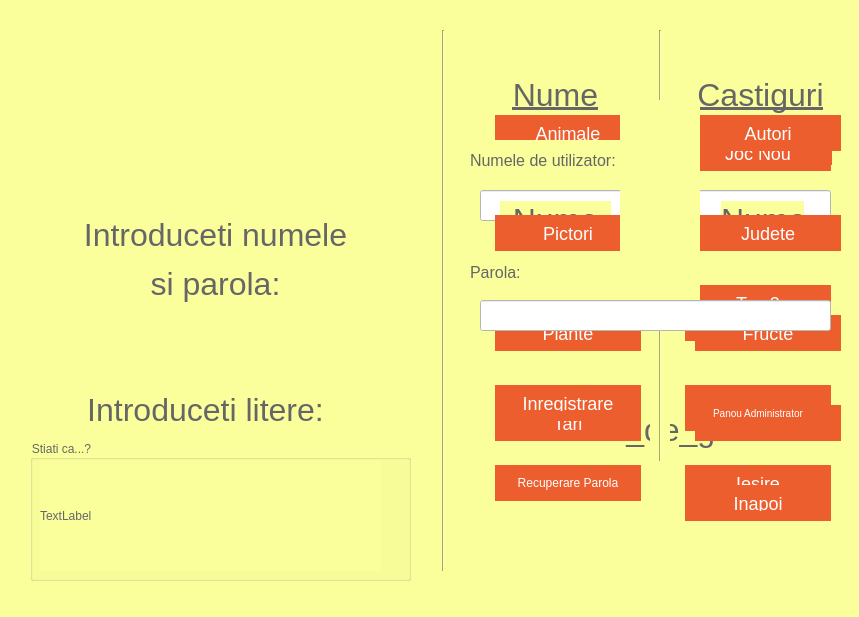
<?xml version="1.0" encoding="UTF-8"?>
<ui version="4.0">
 <class>MainWindow</class>
 <widget class="QMainWindow" name="MainWindow">
  <property name="geometry">
   <rect>
    <x>0</x>
    <y>0</y>
    <width>859</width>
    <height>617</height>
   </rect>
  </property>
  <property name="minimumSize">
   <size>
    <width>859</width>
    <height>617</height>
   </size>
  </property>
  <property name="maximumSize">
   <size>
    <width>859</width>
    <height>617</height>
   </size>
  </property>
  <property name="windowTitle">
   <string>MainWindow</string>
  </property>
  <property name="styleSheet">
   <string notr="true">background:rgb(250, 255, 155);</string>
  </property>
  <widget class="QWidget" name="centralWidget">
   <widget class="QPushButton" name="pushButton">
    <property name="geometry">
     <rect>
      <x>671</x>
      <y>114</y>
      <width>161</width>
      <height>51</height>
     </rect>
    </property>
    <property name="styleSheet">
     <string notr="true">.QPushButton {
font-family: 'Segoe UI', 'Open Sans', Arial, sans-serif;
    color: rgb(255, 255, 255);
    text-decoration: none;
    text-align: center;
    padding: 10px;
    margin: 15px 0px 0px 15px;
    font-size: 18px;
    text-transform: uppercase;
    background: #ED5E2F;
    color: #FFF;
    border: 0px none;
    outline: 0px none;
}

.QPushButton:hover {
  background: #3498db;
  background-image: -webkit-linear-gradient(top, #3498db, #3498db);
  background-image: -moz-linear-gradient(top, #3498db, #3498db);
  background-image: -ms-linear-gradient(top, #3498db, #3498db);
  background-image: -o-linear-gradient(top, #3498db, #3498db);
  background-image: linear-gradient(to bottom, #3498db, #3498db);
  text-decoration: none;
}

.QPushButton:pressed {
    background: #F6A953;
}</string>
    </property>
    <property name="text">
     <string>Joc Nou</string>
    </property>
   </widget>
   <widget class="QPushButton" name="pushButton_2">
    <property name="geometry">
     <rect>
      <x>670</x>
      <y>290</y>
      <width>161</width>
      <height>51</height>
     </rect>
    </property>
    <property name="styleSheet">
     <string notr="true">.QPushButton {
font-family: 'Segoe UI', 'Open Sans', Arial, sans-serif;
    color: rgb(255, 255, 255);
    text-decoration: none;
    text-align: center;
    padding: 10px;
    margin: 15px 0px 0px 15px;
    font-size: 18px;
    text-transform: uppercase;
    background: #ED5E2F;
    color: #FFF;
    border: 0px none;
    outline: 0px none;
}

.QPushButton:hover {
  background: #3498db;
  background-image: -webkit-linear-gradient(top, #3498db, #3498db);
  background-image: -moz-linear-gradient(top, #3498db, #3498db);
  background-image: -ms-linear-gradient(top, #3498db, #3498db);
  background-image: -o-linear-gradient(top, #3498db, #3498db);
  background-image: linear-gradient(to bottom, #3498db, #3498db);
  text-decoration: none;
}

.QPushButton:pressed {
    background: #F6A953;
}</string>
    </property>
    <property name="text">
     <string>Iesire</string>
    </property>
   </widget>
   <widget class="QLabel" name="label">
    <property name="geometry">
     <rect>
      <x>50</x>
      <y>30</y>
      <width>371</width>
      <height>181</height>
     </rect>
    </property>
    <property name="styleSheet">
     <string notr="true">text-decoration: none;
        color: #666;
        position: absolute;
         
        -webkit-mask-image: -webkit-gradient(linear, left top, left bottom, from(rgba(0,0,0,1)), color-stop(50%, rgba(0,0,0,.5)), to(rgba(0,0,0,1)));</string>
    </property>
    <property name="text">
     <string>&lt;html&gt;&lt;head/&gt;&lt;body&gt;&lt;p align=&quot;center&quot;&gt;&lt;span style=&quot; font-size:36pt; color:#666666;&quot;&gt;Spanzuratoarea&lt;/span&gt;&lt;/p&gt;&lt;/body&gt;&lt;/html&gt;</string>
    </property>
   </widget>
   <widget class="Line" name="line">
    <property name="geometry">
     <rect>
      <x>433</x>
      <y>30</y>
      <width>20</width>
      <height>541</height>
     </rect>
    </property>
    <property name="orientation">
     <enum>Qt::Vertical</enum>
    </property>
   </widget>
   <widget class="QLineEdit" name="lineEdit">
    <property name="geometry">
     <rect>
      <x>480</x>
      <y>190</y>
      <width>351</width>
      <height>31</height>
     </rect>
    </property>
    <property name="styleSheet">
     <string notr="true">Background: #ffffff;
Color: #rgb(52, 52, 52);
font-family: Droid Sans;</string>
    </property>
    <property name="text">
     <string/>
    </property>
   </widget>
   <widget class="QPushButton" name="pushButton_3">
    <property name="geometry">
     <rect>
      <x>670</x>
      <y>370</y>
      <width>161</width>
      <height>51</height>
     </rect>
    </property>
    <property name="styleSheet">
     <string notr="true">.QPushButton {
font-family: 'Segoe UI', 'Open Sans', Arial, sans-serif;
    color: rgb(255, 255, 255);
    text-decoration: none;
    text-align: center;
    padding: 10px;
    margin: 15px 0px 0px 15px;
    font-size: 18px;
    text-transform: uppercase;
    background: #ED5E2F;
    color: #FFF;
    border: 0px none;
    outline: 0px none;
}

.QPushButton:hover {
  background: #3498db;
  background-image: -webkit-linear-gradient(top, #3498db, #3498db);
  background-image: -moz-linear-gradient(top, #3498db, #3498db);
  background-image: -ms-linear-gradient(top, #3498db, #3498db);
  background-image: -o-linear-gradient(top, #3498db, #3498db);
  background-image: linear-gradient(to bottom, #3498db, #3498db);
  text-decoration: none;
}

.QPushButton:pressed {
    background: #F6A953;
}</string>
    </property>
    <property name="text">
     <string>OK</string>
    </property>
   </widget>
   <widget class="QLabel" name="label_2">
    <property name="geometry">
     <rect>
      <x>30</x>
      <y>170</y>
      <width>371</width>
      <height>181</height>
     </rect>
    </property>
    <property name="styleSheet">
     <string notr="true">text-decoration: none;
        color: #666;
        position: absolute;</string>
    </property>
    <property name="text">
     <string>&lt;html&gt;&lt;head/&gt;&lt;body&gt;&lt;p align=&quot;center&quot;&gt;&lt;span style=&quot; font-size:24pt; color:#666666;&quot;&gt;Introduceti numele&lt;/span&gt;&lt;/p&gt;&lt;p align=&quot;center&quot;&gt;&lt;span style=&quot; font-size:24pt; color:#666666;&quot;&gt;si parola:&lt;/span&gt;&lt;/p&gt;&lt;/body&gt;&lt;/html&gt;</string>
    </property>
   </widget>
   <widget class="QPushButton" name="pushButton_4">
    <property name="geometry">
     <rect>
      <x>670</x>
      <y>120</y>
      <width>161</width>
      <height>51</height>
     </rect>
    </property>
    <property name="styleSheet">
     <string notr="true">.QPushButton {
font-family: 'Segoe UI', 'Open Sans', Arial, sans-serif;
    color: rgb(255, 255, 255);
    text-decoration: none;
    text-align: center;
    padding: 10px;
    margin: 15px 0px 0px 15px;
    font-size: 18px;
    text-transform: uppercase;
    background: #ED5E2F;
    color: #FFF;
    border: 0px none;
    outline: 0px none;
}

.QPushButton:hover {
  background: #3498db;
  background-image: -webkit-linear-gradient(top, #3498db, #3498db);
  background-image: -moz-linear-gradient(top, #3498db, #3498db);
  background-image: -ms-linear-gradient(top, #3498db, #3498db);
  background-image: -o-linear-gradient(top, #3498db, #3498db);
  background-image: linear-gradient(to bottom, #3498db, #3498db);
  text-decoration: none;
}

.QPushButton:pressed {
    background: #F6A953;
}</string>
    </property>
    <property name="text">
     <string>Joc Nou</string>
    </property>
   </widget>
   <widget class="QPushButton" name="butstatistici">
    <property name="geometry">
     <rect>
      <x>670</x>
      <y>200</y>
      <width>161</width>
      <height>51</height>
     </rect>
    </property>
    <property name="styleSheet">
     <string notr="true">.QPushButton {
font-family: 'Segoe UI', 'Open Sans', Arial, sans-serif;
    color: rgb(255, 255, 255);
    text-decoration: none;
    text-align: center;
    padding: 10px;
    margin: 15px 0px 0px 15px;
    font-size: 18px;
    text-transform: uppercase;
    background: #ED5E2F;
    color: #FFF;
    border: 0px none;
    outline: 0px none;
}

.QPushButton:hover {
  background: #3498db;
  background-image: -webkit-linear-gradient(top, #3498db, #3498db);
  background-image: -moz-linear-gradient(top, #3498db, #3498db);
  background-image: -ms-linear-gradient(top, #3498db, #3498db);
  background-image: -o-linear-gradient(top, #3498db, #3498db);
  background-image: linear-gradient(to bottom, #3498db, #3498db);
  text-decoration: none;
}

.QPushButton:pressed {
    background: #F6A953;
}</string>
    </property>
    <property name="text">
     <string>Statistici</string>
    </property>
   </widget>
   <widget class="QPushButton" name="buttop3">
    <property name="geometry">
     <rect>
      <x>670</x>
      <y>270</y>
      <width>161</width>
      <height>51</height>
     </rect>
    </property>
    <property name="styleSheet">
     <string notr="true">.QPushButton {
font-family: 'Segoe UI', 'Open Sans', Arial, sans-serif;
    color: rgb(255, 255, 255);
    text-decoration: none;
    text-align: center;
    padding: 10px;
    margin: 15px 0px 0px 15px;
    font-size: 18px;
    text-transform: uppercase;
    background: #ED5E2F;
    color: #FFF;
    border: 0px none;
    outline: 0px none;
}

.QPushButton:hover {
  background: #3498db;
  background-image: -webkit-linear-gradient(top, #3498db, #3498db);
  background-image: -moz-linear-gradient(top, #3498db, #3498db);
  background-image: -ms-linear-gradient(top, #3498db, #3498db);
  background-image: -o-linear-gradient(top, #3498db, #3498db);
  background-image: linear-gradient(to bottom, #3498db, #3498db);
  text-decoration: none;
}

.QPushButton:pressed {
    background: #F6A953;
}</string>
    </property>
    <property name="text">
     <string>Top 3</string>
    </property>
   </widget>
   <widget class="QPushButton" name="pushButton_8">
    <property name="geometry">
     <rect>
      <x>670</x>
      <y>450</y>
      <width>161</width>
      <height>51</height>
     </rect>
    </property>
    <property name="styleSheet">
     <string notr="true">.QPushButton {
font-family: 'Segoe UI', 'Open Sans', Arial, sans-serif;
    color: rgb(255, 255, 255);
    text-decoration: none;
    text-align: center;
    padding: 10px;
    margin: 15px 0px 0px 15px;
    font-size: 18px;
    text-transform: uppercase;
    background: #ED5E2F;
    color: #FFF;
    border: 0px none;
    outline: 0px none;
}

.QPushButton:hover {
  background: #3498db;
  background-image: -webkit-linear-gradient(top, #3498db, #3498db);
  background-image: -moz-linear-gradient(top, #3498db, #3498db);
  background-image: -ms-linear-gradient(top, #3498db, #3498db);
  background-image: -o-linear-gradient(top, #3498db, #3498db);
  background-image: linear-gradient(to bottom, #3498db, #3498db);
  text-decoration: none;
}

.QPushButton:pressed {
    background: #F6A953;
}</string>
    </property>
    <property name="text">
     <string>Iesire</string>
    </property>
   </widget>
   <widget class="Line" name="line_2">
    <property name="geometry">
     <rect>
      <x>650</x>
      <y>30</y>
      <width>20</width>
      <height>431</height>
     </rect>
    </property>
    <property name="orientation">
     <enum>Qt::Vertical</enum>
    </property>
   </widget>
   <widget class="QLabel" name="stat1">
    <property name="geometry">
     <rect>
      <x>500</x>
      <y>70</y>
      <width>111</width>
      <height>51</height>
     </rect>
    </property>
    <property name="styleSheet">
     <string notr="true">text-decoration: none;
        color: #666;
        position: absolute;</string>
    </property>
    <property name="text">
     <string>&lt;html&gt;&lt;head/&gt;&lt;body&gt;&lt;p align=&quot;center&quot;&gt;&lt;span style=&quot; font-size:24pt; text-decoration: underline;&quot;&gt;Nume&lt;/span&gt;&lt;/p&gt;&lt;/body&gt;&lt;/html&gt;</string>
    </property>
   </widget>
   <widget class="QLabel" name="stat1_2">
    <property name="geometry">
     <rect>
      <x>690</x>
      <y>70</y>
      <width>141</width>
      <height>51</height>
     </rect>
    </property>
    <property name="styleSheet">
     <string notr="true">text-decoration: none;
        color: #666;
        position: absolute;</string>
    </property>
    <property name="text">
     <string>&lt;html&gt;&lt;head/&gt;&lt;body&gt;&lt;p align=&quot;center&quot;&gt;&lt;span style=&quot; font-size:24pt; text-decoration: underline;&quot;&gt;Castiguri&lt;/span&gt;&lt;/p&gt;&lt;/body&gt;&lt;/html&gt;</string>
    </property>
   </widget>
   <widget class="QLabel" name="statnume">
    <property name="geometry">
     <rect>
      <x>500</x>
      <y>201</y>
      <width>111</width>
      <height>39</height>
     </rect>
    </property>
    <property name="styleSheet">
     <string notr="true">text-decoration: none;
        color: #666;
        position: absolute;</string>
    </property>
    <property name="text">
     <string>&lt;html&gt;&lt;head/&gt;&lt;body&gt;&lt;p align=&quot;center&quot;&gt;&lt;span style=&quot; font-size:24pt; text-decoration: underline;&quot;&gt;Nume&lt;/span&gt;&lt;/p&gt;&lt;/body&gt;&lt;/html&gt;</string>
    </property>
   </widget>
   <widget class="QLabel" name="statnume_2">
    <property name="geometry">
     <rect>
      <x>511</x>
      <y>300</y>
      <width>83</width>
      <height>39</height>
     </rect>
    </property>
    <property name="styleSheet">
     <string notr="true">text-decoration: none;
        color: #666;
        position: absolute;</string>
    </property>
    <property name="text">
     <string>&lt;html&gt;&lt;head/&gt;&lt;body&gt;&lt;p align=&quot;center&quot;&gt;&lt;span style=&quot; font-size:24pt; text-decoration: underline;&quot;&gt;Nume&lt;/span&gt;&lt;/p&gt;&lt;/body&gt;&lt;/html&gt;</string>
    </property>
   </widget>
   <widget class="QLabel" name="statnume_3">
    <property name="geometry">
     <rect>
      <x>511</x>
      <y>399</y>
      <width>83</width>
      <height>39</height>
     </rect>
    </property>
    <property name="styleSheet">
     <string notr="true">text-decoration: none;
        color: #666;
        position: absolute;</string>
    </property>
    <property name="text">
     <string>&lt;html&gt;&lt;head/&gt;&lt;body&gt;&lt;p align=&quot;center&quot;&gt;&lt;span style=&quot; font-size:24pt; text-decoration: underline;&quot;&gt;Nume&lt;/span&gt;&lt;/p&gt;&lt;/body&gt;&lt;/html&gt;</string>
    </property>
   </widget>
   <widget class="QLabel" name="statwins">
    <property name="geometry">
     <rect>
      <x>721</x>
      <y>201</y>
      <width>83</width>
      <height>39</height>
     </rect>
    </property>
    <property name="styleSheet">
     <string notr="true">text-decoration: none;
        color: #666;
        position: absolute;</string>
    </property>
    <property name="text">
     <string>&lt;html&gt;&lt;head/&gt;&lt;body&gt;&lt;p align=&quot;center&quot;&gt;&lt;span style=&quot; font-size:24pt; text-decoration: underline;&quot;&gt;Nume&lt;/span&gt;&lt;/p&gt;&lt;/body&gt;&lt;/html&gt;</string>
    </property>
   </widget>
   <widget class="QLabel" name="statwins_2">
    <property name="geometry">
     <rect>
      <x>721</x>
      <y>300</y>
      <width>83</width>
      <height>39</height>
     </rect>
    </property>
    <property name="styleSheet">
     <string notr="true">text-decoration: none;
        color: #666;
        position: absolute;</string>
    </property>
    <property name="text">
     <string>&lt;html&gt;&lt;head/&gt;&lt;body&gt;&lt;p align=&quot;center&quot;&gt;&lt;span style=&quot; font-size:24pt; text-decoration: underline;&quot;&gt;Nume&lt;/span&gt;&lt;/p&gt;&lt;/body&gt;&lt;/html&gt;</string>
    </property>
   </widget>
   <widget class="QLabel" name="statwins_3">
    <property name="geometry">
     <rect>
      <x>721</x>
      <y>399</y>
      <width>83</width>
      <height>39</height>
     </rect>
    </property>
    <property name="styleSheet">
     <string notr="true">text-decoration: none;
        color: #666;
        position: absolute;</string>
    </property>
    <property name="text">
     <string>&lt;html&gt;&lt;head/&gt;&lt;body&gt;&lt;p align=&quot;center&quot;&gt;&lt;span style=&quot; font-size:24pt; text-decoration: underline;&quot;&gt;Nume&lt;/span&gt;&lt;/p&gt;&lt;/body&gt;&lt;/html&gt;</string>
    </property>
   </widget>
   <widget class="QPushButton" name="butback">
    <property name="geometry">
     <rect>
      <x>670</x>
      <y>470</y>
      <width>161</width>
      <height>51</height>
     </rect>
    </property>
    <property name="styleSheet">
     <string notr="true">.QPushButton {
font-family: 'Segoe UI', 'Open Sans', Arial, sans-serif;
    color: rgb(255, 255, 255);
    text-decoration: none;
    text-align: center;
    padding: 10px;
    margin: 15px 0px 0px 15px;
    font-size: 18px;
    text-transform: uppercase;
    background: #ED5E2F;
    color: #FFF;
    border: 0px none;
    outline: 0px none;
}

.QPushButton:hover {
  background: #3498db;
  background-image: -webkit-linear-gradient(top, #3498db, #3498db);
  background-image: -moz-linear-gradient(top, #3498db, #3498db);
  background-image: -ms-linear-gradient(top, #3498db, #3498db);
  background-image: -o-linear-gradient(top, #3498db, #3498db);
  background-image: linear-gradient(to bottom, #3498db, #3498db);
  text-decoration: none;
}

.QPushButton:pressed {
    background: #F6A953;
}</string>
    </property>
    <property name="text">
     <string>Inapoi</string>
    </property>
   </widget>
   <widget class="QPushButton" name="catanim">
    <property name="geometry">
     <rect>
      <x>480</x>
      <y>100</y>
      <width>161</width>
      <height>51</height>
     </rect>
    </property>
    <property name="styleSheet">
     <string notr="true">.QPushButton {
font-family: 'Segoe UI', 'Open Sans', Arial, sans-serif;
    color: rgb(255, 255, 255);
    text-decoration: none;
    text-align: center;
    padding: 10px;
    margin: 15px 0px 0px 15px;
    font-size: 18px;
    text-transform: uppercase;
    background: #ED5E2F;
    color: #FFF;
    border: 0px none;
    outline: 0px none;
}

.QPushButton:hover {
  background: #3498db;
  background-image: -webkit-linear-gradient(top, #3498db, #3498db);
  background-image: -moz-linear-gradient(top, #3498db, #3498db);
  background-image: -ms-linear-gradient(top, #3498db, #3498db);
  background-image: -o-linear-gradient(top, #3498db, #3498db);
  background-image: linear-gradient(to bottom, #3498db, #3498db);
  text-decoration: none;
}

.QPushButton:pressed {
    background: #F6A953;
}</string>
    </property>
    <property name="text">
     <string>Animale</string>
    </property>
   </widget>
   <widget class="QPushButton" name="cataut">
    <property name="geometry">
     <rect>
      <x>680</x>
      <y>100</y>
      <width>161</width>
      <height>51</height>
     </rect>
    </property>
    <property name="styleSheet">
     <string notr="true">.QPushButton {
font-family: 'Segoe UI', 'Open Sans', Arial, sans-serif;
    color: rgb(255, 255, 255);
    text-decoration: none;
    text-align: center;
    padding: 10px;
    margin: 15px 0px 0px 15px;
    font-size: 18px;
    text-transform: uppercase;
    background: #ED5E2F;
    color: #FFF;
    border: 0px none;
    outline: 0px none;
}

.QPushButton:hover {
  background: #3498db;
  background-image: -webkit-linear-gradient(top, #3498db, #3498db);
  background-image: -moz-linear-gradient(top, #3498db, #3498db);
  background-image: -ms-linear-gradient(top, #3498db, #3498db);
  background-image: -o-linear-gradient(top, #3498db, #3498db);
  background-image: linear-gradient(to bottom, #3498db, #3498db);
  text-decoration: none;
}

.QPushButton:pressed {
    background: #F6A953;
}</string>
    </property>
    <property name="text">
     <string>Autori</string>
    </property>
   </widget>
   <widget class="QPushButton" name="catpict">
    <property name="geometry">
     <rect>
      <x>480</x>
      <y>200</y>
      <width>161</width>
      <height>51</height>
     </rect>
    </property>
    <property name="styleSheet">
     <string notr="true">.QPushButton {
font-family: 'Segoe UI', 'Open Sans', Arial, sans-serif;
    color: rgb(255, 255, 255);
    text-decoration: none;
    text-align: center;
    padding: 10px;
    margin: 15px 0px 0px 15px;
    font-size: 18px;
    text-transform: uppercase;
    background: #ED5E2F;
    color: #FFF;
    border: 0px none;
    outline: 0px none;
}

.QPushButton:hover {
  background: #3498db;
  background-image: -webkit-linear-gradient(top, #3498db, #3498db);
  background-image: -moz-linear-gradient(top, #3498db, #3498db);
  background-image: -ms-linear-gradient(top, #3498db, #3498db);
  background-image: -o-linear-gradient(top, #3498db, #3498db);
  background-image: linear-gradient(to bottom, #3498db, #3498db);
  text-decoration: none;
}

.QPushButton:pressed {
    background: #F6A953;
}</string>
    </property>
    <property name="text">
     <string>Pictori</string>
    </property>
   </widget>
   <widget class="QPushButton" name="catjud">
    <property name="geometry">
     <rect>
      <x>680</x>
      <y>200</y>
      <width>161</width>
      <height>51</height>
     </rect>
    </property>
    <property name="styleSheet">
     <string notr="true">.QPushButton {
font-family: 'Segoe UI', 'Open Sans', Arial, sans-serif;
    color: rgb(255, 255, 255);
    text-decoration: none;
    text-align: center;
    padding: 10px;
    margin: 15px 0px 0px 15px;
    font-size: 18px;
    text-transform: uppercase;
    background: #ED5E2F;
    color: #FFF;
    border: 0px none;
    outline: 0px none;
}

.QPushButton:hover {
  background: #3498db;
  background-image: -webkit-linear-gradient(top, #3498db, #3498db);
  background-image: -moz-linear-gradient(top, #3498db, #3498db);
  background-image: -ms-linear-gradient(top, #3498db, #3498db);
  background-image: -o-linear-gradient(top, #3498db, #3498db);
  background-image: linear-gradient(to bottom, #3498db, #3498db);
  text-decoration: none;
}

.QPushButton:pressed {
    background: #F6A953;
}</string>
    </property>
    <property name="text">
     <string>Judete</string>
    </property>
   </widget>
   <widget class="QPushButton" name="catplant">
    <property name="geometry">
     <rect>
      <x>480</x>
      <y>300</y>
      <width>161</width>
      <height>51</height>
     </rect>
    </property>
    <property name="styleSheet">
     <string notr="true">.QPushButton {
font-family: 'Segoe UI', 'Open Sans', Arial, sans-serif;
    color: rgb(255, 255, 255);
    text-decoration: none;
    text-align: center;
    padding: 10px;
    margin: 15px 0px 0px 15px;
    font-size: 18px;
    text-transform: uppercase;
    background: #ED5E2F;
    color: #FFF;
    border: 0px none;
    outline: 0px none;
}

.QPushButton:hover {
  background: #3498db;
  background-image: -webkit-linear-gradient(top, #3498db, #3498db);
  background-image: -moz-linear-gradient(top, #3498db, #3498db);
  background-image: -ms-linear-gradient(top, #3498db, #3498db);
  background-image: -o-linear-gradient(top, #3498db, #3498db);
  background-image: linear-gradient(to bottom, #3498db, #3498db);
  text-decoration: none;
}

.QPushButton:pressed {
    background: #F6A953;
}</string>
    </property>
    <property name="text">
     <string>Plante</string>
    </property>
   </widget>
   <widget class="QPushButton" name="catfruct">
    <property name="geometry">
     <rect>
      <x>680</x>
      <y>300</y>
      <width>161</width>
      <height>51</height>
     </rect>
    </property>
    <property name="styleSheet">
     <string notr="true">.QPushButton {
font-family: 'Segoe UI', 'Open Sans', Arial, sans-serif;
    color: rgb(255, 255, 255);
    text-decoration: none;
    text-align: center;
    padding: 10px;
    margin: 15px 0px 0px 15px;
    font-size: 18px;
    text-transform: uppercase;
    background: #ED5E2F;
    color: #FFF;
    border: 0px none;
    outline: 0px none;
}

.QPushButton:hover {
  background: #3498db;
  background-image: -webkit-linear-gradient(top, #3498db, #3498db);
  background-image: -moz-linear-gradient(top, #3498db, #3498db);
  background-image: -ms-linear-gradient(top, #3498db, #3498db);
  background-image: -o-linear-gradient(top, #3498db, #3498db);
  background-image: linear-gradient(to bottom, #3498db, #3498db);
  text-decoration: none;
}

.QPushButton:pressed {
    background: #F6A953;
}</string>
    </property>
    <property name="text">
     <string>Fructe</string>
    </property>
   </widget>
   <widget class="QPushButton" name="cattari">
    <property name="enabled">
     <bool>true</bool>
    </property>
    <property name="geometry">
     <rect>
      <x>480</x>
      <y>390</y>
      <width>161</width>
      <height>51</height>
     </rect>
    </property>
    <property name="styleSheet">
     <string notr="true">.QPushButton {
font-family: 'Segoe UI', 'Open Sans', Arial, sans-serif;
    color: rgb(255, 255, 255);
    text-decoration: none;
    text-align: center;
    padding: 10px;
    margin: 15px 0px 0px 15px;
    font-size: 18px;
    text-transform: uppercase;
    background: #ED5E2F;
    color: #FFF;
    border: 0px none;
    outline: 0px none;
}

.QPushButton:hover {
  background: #3498db;
  background-image: -webkit-linear-gradient(top, #3498db, #3498db);
  background-image: -moz-linear-gradient(top, #3498db, #3498db);
  background-image: -ms-linear-gradient(top, #3498db, #3498db);
  background-image: -o-linear-gradient(top, #3498db, #3498db);
  background-image: linear-gradient(to bottom, #3498db, #3498db);
  text-decoration: none;
}

.QPushButton:pressed {
    background: #F6A953;
}</string>
    </property>
    <property name="text">
     <string>Tari</string>
    </property>
   </widget>
   <widget class="QLineEdit" name="lineEdit_3">
    <property name="geometry">
     <rect>
      <x>40</x>
      <y>440</y>
      <width>351</width>
      <height>31</height>
     </rect>
    </property>
    <property name="styleSheet">
     <string notr="true">Background: #ffffff;
Color: #rgb(52, 52, 52);
font-family: Droid Sans;</string>
    </property>
    <property name="text">
     <string/>
    </property>
   </widget>
   <widget class="QLabel" name="label_3">
    <property name="geometry">
     <rect>
      <x>20</x>
      <y>390</y>
      <width>371</width>
      <height>41</height>
     </rect>
    </property>
    <property name="styleSheet">
     <string notr="true">text-decoration: none;
        color: #666;
        position: absolute;</string>
    </property>
    <property name="text">
     <string>&lt;html&gt;&lt;head/&gt;&lt;body&gt;&lt;p align=&quot;center&quot;&gt;&lt;span style=&quot; font-size:24pt; color:#666666;&quot;&gt;Introduceti litere:&lt;/span&gt;&lt;/p&gt;&lt;/body&gt;&lt;/html&gt;</string>
    </property>
   </widget>
   <widget class="QLabel" name="label_4">
    <property name="geometry">
     <rect>
      <x>500</x>
      <y>400</y>
      <width>331</width>
      <height>61</height>
     </rect>
    </property>
    <property name="styleSheet">
     <string notr="true">text-decoration: none;
        color: #666;
        position: absolute;</string>
    </property>
    <property name="text">
     <string>&lt;html&gt;&lt;head/&gt;&lt;body&gt;&lt;p&gt;&lt;span style=&quot; font-size:24pt;&quot;&gt;Cuvantul_de_ghicit&lt;/span&gt;&lt;/p&gt;&lt;/body&gt;&lt;/html&gt;</string>
    </property>
   </widget>
   <widget class="QLabel" name="img1">
    <property name="geometry">
     <rect>
      <x>620</x>
      <y>100</y>
      <width>80</width>
      <height>200</height>
     </rect>
    </property>
    <property name="text">
     <string/>
    </property>
   </widget>
   <widget class="QLabel" name="img1_2">
    <property name="geometry">
     <rect>
      <x>620</x>
      <y>100</y>
      <width>80</width>
      <height>200</height>
     </rect>
    </property>
    <property name="text">
     <string/>
    </property>
   </widget>
   <widget class="QLabel" name="img1_3">
    <property name="geometry">
     <rect>
      <x>620</x>
      <y>100</y>
      <width>80</width>
      <height>200</height>
     </rect>
    </property>
    <property name="text">
     <string/>
    </property>
   </widget>
   <widget class="QLabel" name="img1_4">
    <property name="geometry">
     <rect>
      <x>620</x>
      <y>100</y>
      <width>80</width>
      <height>200</height>
     </rect>
    </property>
    <property name="text">
     <string/>
    </property>
   </widget>
   <widget class="QLabel" name="img1_5">
    <property name="geometry">
     <rect>
      <x>620</x>
      <y>100</y>
      <width>80</width>
      <height>200</height>
     </rect>
    </property>
    <property name="text">
     <string/>
    </property>
   </widget>
   <widget class="QLabel" name="img1_6">
    <property name="geometry">
     <rect>
      <x>620</x>
      <y>100</y>
      <width>80</width>
      <height>200</height>
     </rect>
    </property>
    <property name="text">
     <string/>
    </property>
   </widget>
   <widget class="QGroupBox" name="groupBox">
    <property name="geometry">
     <rect>
      <x>30</x>
      <y>440</y>
      <width>381</width>
      <height>141</height>
     </rect>
    </property>
    <property name="styleSheet">
     <string notr="true">text-decoration: none;
        color: #666;
font: 75 16pt &quot;Arial&quot;;
        position: absolute;
         
        -webkit-mask-image: -webkit-gradient(linear, left top, left bottom, from(rgba(0,0,0,1)), color-stop(50%, rgba(0,0,0,.5)), to(rgba(0,0,0,1)));</string>
    </property>
    <property name="title">
     <string>Stiati ca...?</string>
    </property>
    <widget class="QLabel" name="label_5">
     <property name="geometry">
      <rect>
       <x>10</x>
       <y>20</y>
       <width>341</width>
       <height>111</height>
      </rect>
     </property>
     <property name="text">
      <string>TextLabel</string>
     </property>
    </widget>
   </widget>
   <widget class="QLineEdit" name="lineEdit_2">
    <property name="geometry">
     <rect>
      <x>480</x>
      <y>300</y>
      <width>351</width>
      <height>31</height>
     </rect>
    </property>
    <property name="styleSheet">
     <string notr="true">Background: #ffffff;
Color: #rgb(52, 52, 52);
font-family: Droid Sans;</string>
    </property>
    <property name="inputMethodHints">
     <set>Qt::ImhHiddenText|Qt::ImhNoAutoUppercase|Qt::ImhNoPredictiveText|Qt::ImhSensitiveData</set>
    </property>
    <property name="text">
     <string/>
    </property>
    <property name="echoMode">
     <enum>QLineEdit::Password</enum>
    </property>
   </widget>
   <widget class="QLabel" name="label_6">
    <property name="geometry">
     <rect>
      <x>470</x>
      <y>140</y>
      <width>171</width>
      <height>41</height>
     </rect>
    </property>
    <property name="styleSheet">
     <string notr="true">text-decoration: none;
        color: #666;
        position: absolute;</string>
    </property>
    <property name="text">
     <string>&lt;html&gt;&lt;head/&gt;&lt;body&gt;&lt;p&gt;&lt;span style=&quot; font-size:12pt;&quot;&gt;Numele de utilizator:&lt;/span&gt;&lt;/p&gt;&lt;/body&gt;&lt;/html&gt;</string>
    </property>
   </widget>
   <widget class="QLabel" name="label_7">
    <property name="geometry">
     <rect>
      <x>470</x>
      <y>252</y>
      <width>171</width>
      <height>41</height>
     </rect>
    </property>
    <property name="styleSheet">
     <string notr="true">text-decoration: none;
        color: #666;
        position: absolute;</string>
    </property>
    <property name="text">
     <string>&lt;html&gt;&lt;head/&gt;&lt;body&gt;&lt;p&gt;&lt;span style=&quot; font-size:12pt;&quot;&gt;Parola:&lt;/span&gt;&lt;/p&gt;&lt;/body&gt;&lt;/html&gt;</string>
    </property>
   </widget>
   <widget class="QPushButton" name="pushButton_9">
    <property name="geometry">
     <rect>
      <x>480</x>
      <y>370</y>
      <width>161</width>
      <height>51</height>
     </rect>
    </property>
    <property name="styleSheet">
     <string notr="true">.QPushButton {
font-family: 'Segoe UI', 'Open Sans', Arial, sans-serif;
    color: rgb(255, 255, 255);
    text-decoration: none;
    text-align: center;
    padding: 10px;
    margin: 15px 0px 0px 15px;
    font-size: 18px;
    text-transform: uppercase;
    background: #ED5E2F;
    color: #FFF;
    border: 0px none;
    outline: 0px none;
}

.QPushButton:hover {
  background: #3498db;
  background-image: -webkit-linear-gradient(top, #3498db, #3498db);
  background-image: -moz-linear-gradient(top, #3498db, #3498db);
  background-image: -ms-linear-gradient(top, #3498db, #3498db);
  background-image: -o-linear-gradient(top, #3498db, #3498db);
  background-image: linear-gradient(to bottom, #3498db, #3498db);
  text-decoration: none;
}

.QPushButton:pressed {
    background: #F6A953;
}</string>
    </property>
    <property name="text">
     <string>Inregistrare</string>
    </property>
   </widget>
   <widget class="QPushButton" name="pushButton_10">
    <property name="geometry">
     <rect>
      <x>480</x>
      <y>450</y>
      <width>161</width>
      <height>51</height>
     </rect>
    </property>
    <property name="styleSheet">
     <string notr="true">.QPushButton {
font-family: 'Segoe UI', 'Open Sans', Arial, sans-serif;
    color: rgb(255, 255, 255);
    text-decoration: none;
    text-align: center;
    padding: 10px;
    margin: 15px 0px 0px 15px;
    font-size: 12px;
    text-transform: uppercase;
    background: #ED5E2F;
    color: #FFF;
    border: 0px none;
    outline: 0px none;
}

.QPushButton:hover {
  background: #3498db;
  background-image: -webkit-linear-gradient(top, #3498db, #3498db);
  background-image: -moz-linear-gradient(top, #3498db, #3498db);
  background-image: -ms-linear-gradient(top, #3498db, #3498db);
  background-image: -o-linear-gradient(top, #3498db, #3498db);
  background-image: linear-gradient(to bottom, #3498db, #3498db);
  text-decoration: none;
}

.QPushButton:pressed {
    background: #F6A953;
}</string>
    </property>
    <property name="text">
     <string>Recuperare Parola</string>
    </property>
   </widget>
   <widget class="QPushButton" name="cataleat">
    <property name="enabled">
     <bool>true</bool>
    </property>
    <property name="geometry">
     <rect>
      <x>680</x>
      <y>390</y>
      <width>161</width>
      <height>51</height>
     </rect>
    </property>
    <property name="styleSheet">
     <string notr="true">.QPushButton {
font-family: 'Segoe UI', 'Open Sans', Arial, sans-serif;
    color: rgb(255, 255, 255);
    text-decoration: none;
    text-align: center;
    padding: 10px;
    margin: 15px 0px 0px 15px;
    font-size: 18px;
    text-transform: uppercase;
    background: #ED5E2F;
    color: #FFF;
    border: 0px none;
    outline: 0px none;
}

.QPushButton:hover {
  background: #3498db;
  background-image: -webkit-linear-gradient(top, #3498db, #3498db);
  background-image: -moz-linear-gradient(top, #3498db, #3498db);
  background-image: -ms-linear-gradient(top, #3498db, #3498db);
  background-image: -o-linear-gradient(top, #3498db, #3498db);
  background-image: linear-gradient(to bottom, #3498db, #3498db);
  text-decoration: none;
}

.QPushButton:pressed {
    background: #F6A953;
}</string>
    </property>
    <property name="text">
     <string>Aleatoriu</string>
    </property>
   </widget>
   <widget class="QPushButton" name="butadmin">
    <property name="geometry">
     <rect>
      <x>670</x>
      <y>380</y>
      <width>161</width>
      <height>51</height>
     </rect>
    </property>
    <property name="styleSheet">
     <string notr="true">.QPushButton {
font-family: 'Segoe UI', 'Open Sans', Arial, sans-serif;
    color: rgb(255, 255, 255);
    text-decoration: none;
    text-align: center;
    padding: 10px;
    margin: 15px 0px 0px 15px;
    font-size: 10px;
    text-transform: uppercase;
    background: #ED5E2F;
    color: #FFF;
    border: 0px none;
    outline: 0px none;
}

.QPushButton:hover {
  background: #3498db;
  background-image: -webkit-linear-gradient(top, #3498db, #3498db);
  background-image: -moz-linear-gradient(top, #3498db, #3498db);
  background-image: -ms-linear-gradient(top, #3498db, #3498db);
  background-image: -o-linear-gradient(top, #3498db, #3498db);
  background-image: linear-gradient(to bottom, #3498db, #3498db);
  text-decoration: none;
}

.QPushButton:pressed {
    background: #F6A953;
}</string>
    </property>
    <property name="text">
     <string>Panou Administrator</string>
    </property>
   </widget>
   <widget class="QLabel" name="img_logo">
    <property name="geometry">
     <rect>
      <x>50</x>
      <y>-70</y>
      <width>401</width>
      <height>341</height>
     </rect>
    </property>
    <property name="text">
     <string/>
    </property>
   </widget>
   <zorder>label</zorder>
   <zorder>img_logo</zorder>
   <zorder>pushButton_10</zorder>
   <zorder>label_4</zorder>
   <zorder>pushButton</zorder>
   <zorder>pushButton_2</zorder>
   <zorder>line</zorder>
   <zorder>lineEdit</zorder>
   <zorder>pushButton_3</zorder>
   <zorder>label_2</zorder>
   <zorder>pushButton_4</zorder>
   <zorder>butstatistici</zorder>
   <zorder>buttop3</zorder>
   <zorder>pushButton_8</zorder>
   <zorder>line_2</zorder>
   <zorder>stat1</zorder>
   <zorder>stat1_2</zorder>
   <zorder>statnume</zorder>
   <zorder>statnume_2</zorder>
   <zorder>statnume_3</zorder>
   <zorder>statwins</zorder>
   <zorder>statwins_2</zorder>
   <zorder>statwins_3</zorder>
   <zorder>butback</zorder>
   <zorder>catanim</zorder>
   <zorder>cataut</zorder>
   <zorder>catpict</zorder>
   <zorder>catjud</zorder>
   <zorder>catplant</zorder>
   <zorder>catfruct</zorder>
   <zorder>cattari</zorder>
   <zorder>lineEdit_3</zorder>
   <zorder>label_3</zorder>
   <zorder>img1</zorder>
   <zorder>img1_2</zorder>
   <zorder>img1_3</zorder>
   <zorder>img1_4</zorder>
   <zorder>img1_5</zorder>
   <zorder>img1_6</zorder>
   <zorder>groupBox</zorder>
   <zorder>lineEdit_2</zorder>
   <zorder>label_6</zorder>
   <zorder>label_7</zorder>
   <zorder>pushButton_9</zorder>
   <zorder>cataleat</zorder>
   <zorder>butadmin</zorder>
  </widget>
 </widget>
 <layoutdefault spacing="6" margin="11"/>
 <resources/>
 <connections/>
</ui>
